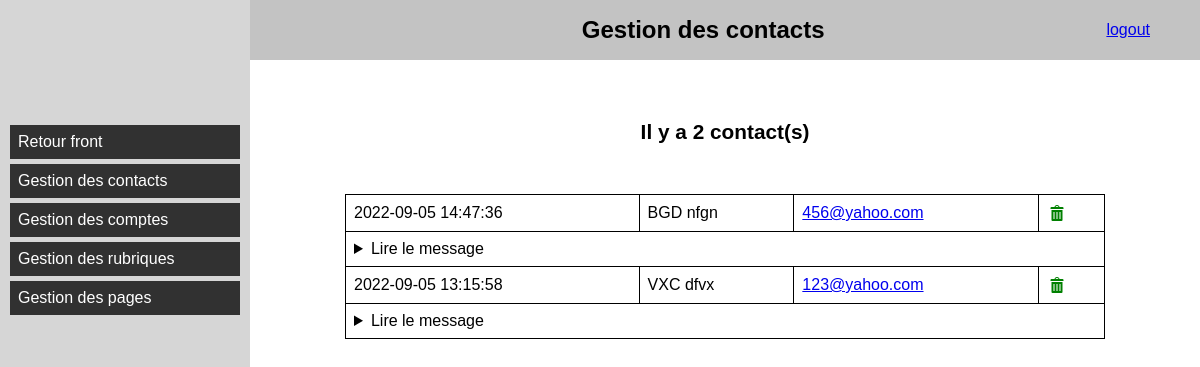
The page /admin/admin.php?action=contacts&cas=afficher_contacts (signed in) on the database its author committed.
### tables this page shows
CREATE TABLE `contacts` (
  `id_contact` int(4) UNSIGNED NOT NULL,
  `nom_contact` varchar(70) NOT NULL DEFAULT '',
  `prenom_contact` varchar(50) NOT NULL,
  `email_contact` varchar(200) NOT NULL,
  `message_contact` text,
  `date_contact` datetime NOT NULL
);

### admin/contacts.php (called while the page is built, shortened)
<?php
$tableau=afficher_contacts();
?>

### outils/fonctions.php (the view, shortened to what this page needs)
<?php
function connexion()
	{
	$connexion = mysqli_connect(SERVEUR,LOGIN,PASSE,BASE) or die("Error " . mysqli_error($connexion));
	return $connexion;
	}
function afficher_contacts()
	{
	$connexion=connexion();
	$requete="SELECT * FROM contacts ORDER BY date_contact DESC";
	$resultat=mysqli_query($connexion, $requete);
	$nb_ligne=mysqli_num_rows($resultat);
	$tableau="<h2>Il y a " . $nb_ligne . " contact(s)</h2>";
	$tableau.="<table class=\"tab_result\">\n";
	while($ligne=mysqli_fetch_object($resultat))
		{
		$tableau.="<tr>\n";
		$tableau.="<td>".$ligne->date_contact."</td>\n";
		$tableau.="<td>".strtoupper($ligne->nom_contact)." ".$ligne->prenom_contact."</td>\n";
		$tableau.="<td><a href=\"mailto:".$ligne->email_contact."\">".$ligne->email_contact."</a></td>\n";
		$tableau.="<td><a href=\"admin.php?action=contacts&cas=confirmer_suppression&id_contact=".$ligne->id_contact."\"><span class=\"dashicons dashicons-trash\"></span></a></td>\n";
		$tableau.="</tr>\n";
		$tableau.="<tr>\n";
		$tableau.="<td colspan=\"4\">";
		$tableau.="<details>";
		$tableau.="<summary>Lire le message</summary>";
		$tableau.=$ligne->message_contact;
		$tableau.="</details>";
		$tableau.="</td>\n";
		$tableau.="</tr>\n";
		}
	$tableau.="</table>\n";
	return $tableau;
	}
?>

### assets/css/back.css (style rules this page uses)
* { padding:0; margin:0; box-sizing:border-box; }
html { scroll-behavior:smooth; }
body { font-family:arial,sans-serif; }
h1 { width:100%; text-align:center; font-size:1.5rem; }
h2 { width:100%; text-align:center; font-size:1.3rem; padding:30px 0; }
#header { width:calc(100vw - 250px); height:60px; position:absolute; top:0; left:250px; z-index:1; background:#c3C3C3; display:flex; align-items:center; padding:0 50px; }
#gauche { width:250px; height:100vh; position:fixed; top:0; left:0; z-index:1; background-color:#D6D6D6; padding:120px 10px 50px; }
#gauche li { margin:5px 0; list-style-type:none; position:relative; }
#gauche li a { padding:8px; text-decoration:none; background-color:#313131; color:#fff; display:block; }
#droite { width:calc(100vw - 250px); height:calc(100vh - 60px); position:absolute; top:60px; left:250px; z-index:1; padding:30px 0; overflow-x:hidden; }
.tab_result { width:80%; margin:20px auto; border:1px solid #000; border-collapse:collapse; }
.tab_result td { border:1px solid #000; padding:8px; }
.tab_result td:last-of-type a { color:green; text-decoration:none; }

### assets/css/yseditor.css (style rules this page uses)
:root { --primary-editor: #a0a0a0; --primary-editor-dark: #868686; --white-editor: #f3f3f3; --white-editor-true: #fff; --black-editor: #232323; --overlay: rgba(0,0,0,.6); }

### rows shown on the page
contacts: date_contact "2022-09-05 14:47:36", nom_contact "BGD", prenom_contact "nfgn", email_contact "456@yahoo.com"
contacts: date_contact "2022-09-05 13:15:58", nom_contact "VXC", prenom_contact "dfvx", email_contact "123@yahoo.com"

### other values the page prints
$nb_ligne "2"
